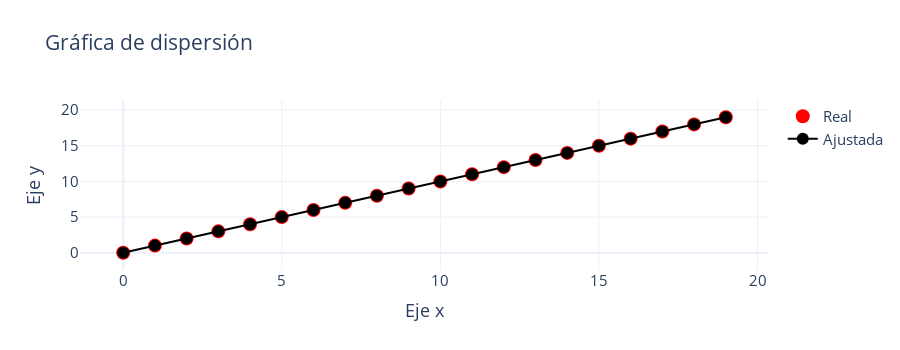

Write notebook code for a chart like this one.
### Code cell
x = np.arange(20)
y = np.arange(20)

beta_0,beta_1 = reg_lineal(x,y)
y_fit = beta_0+x*beta_1
fig = plot_reg_comparativo(x,y,y_fit)
fig.show()

### Figure 1 — Plotly figure (JSON) as saved in the notebook; plotly's stock layout.template omitted (floating-point values rounded to 4 significant figures)
{"data": [{"marker": {"color": "red", "size": 14}, "mode": "markers", "name": "Real", "type": "scatter", "x": [0, 1, 2, 3, 4, 5, 6, 7, 8, 9, 10, 11, 12, 13, 14, 15, 16, 17, 18, 19], "y": [0, 1, 2, 3, 4, 5, 6, 7, 8, 9, 10, 11, 12, 13, 14, 15, 16, 17, 18, 19]}, {"marker": {"color": "black", "size": 12}, "mode": "markers+lines", "name": "Ajustada", "type": "scatter", "x": [0, 1, 2, 3, 4, 5, 6, 7, 8, 9, 10, 11, 12, 13, 14, 15, 16, 17, 18, 19], "y": [0, 1, 2, 3, 4, 5, 6, 7, 8, 9, 10, 11, 12, 13, 14, 15, 16, 17, 18, 19]}], "layout": {"font": {"size": 15}, "height": 350, "title": {"text": "Gráfica de dispersión"}, "xaxis": {"title": {"text": "Eje x"}}, "yaxis": {"title": {"text": "Eje y"}}}}
